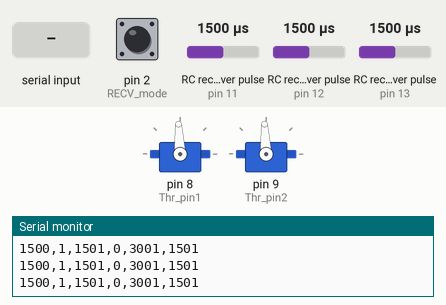
The sketch below on a simulated Arduino Uno, built with avr-gcc and run on an emulated ATmega328P. Shown: 2 × servo, the last lines printed to the serial monitor. Wiring (inferred from the names in the program): 3 × RC receiver channel: data pin 11 / data pin 12 / data pin 13. The test bench sets the inputs (shaded band); at power-on: RC receiver pulse (sensors on pin 11, pin 13, pin 12) 1500 µs, pin 2 (RECV_mode) LOW.

Above: at 2.2 s.
2.3 s: "90,45\n" received over Serial
At 2.52 s:
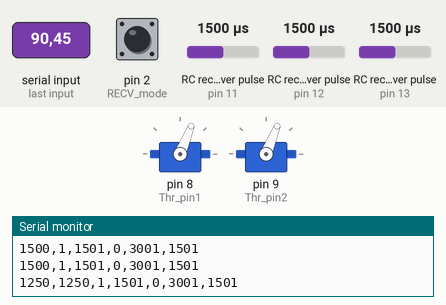
4.1 s: RC receiver pulse (sensor on pin 11) set to 1020 µs
At 5.5 s:
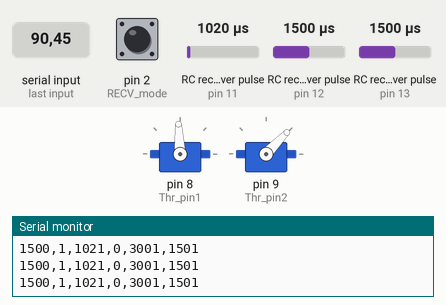
5.8 s: RC receiver pulse (sensor on pin 13) set to 1020 µs
At 6.9 s:
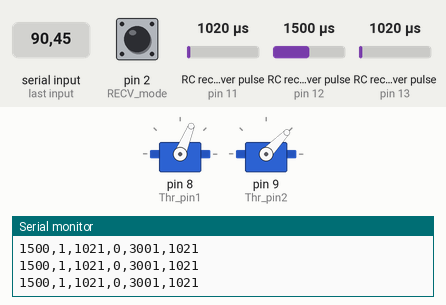
7.4 s: RC receiver pulse (sensor on pin 11) set to 1500 µs
At 8.1 s:
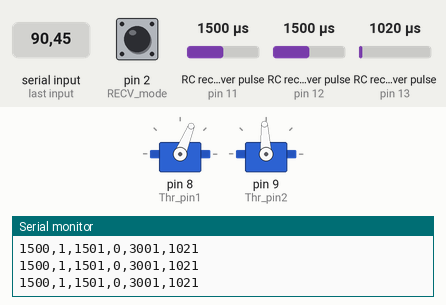
9.0 s: RC receiver pulse (sensor on pin 13) set to 1750 µs
At 10.3 s:
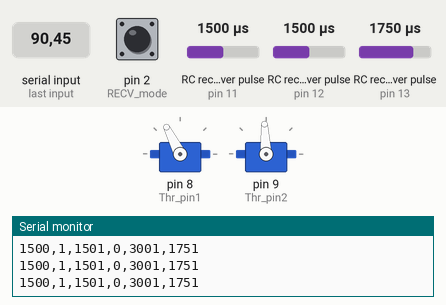
10.6 s: RC receiver pulse (sensor on pin 11) set to 1250 µs
At 11.8 s:
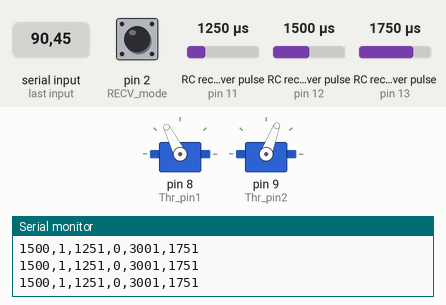
Timing chart, 0 to 13.2 s (numbered marks = the images above; inputs shaded):
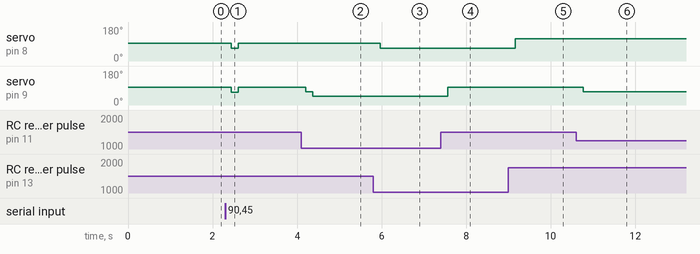

Measured:
- after the input at 2.3 s, servo on pin 8 (Thr_pin1), servo on pin 9 (Thr_pin2): 93° → 68° after 0.15 s, → 93° 0.16 s later
- after the input at 4.1 s, servo on pin 9 (Thr_pin2): 93° → 70° after 0.11 s, → 46° 0.16 s later
- after the input at 5.8 s, servo on pin 8 (Thr_pin1): 93° → 68° after 0.17 s
- after the input at 7.4 s, servo on pin 9 (Thr_pin2): 46° → 93° after 0.17 s
- after the input at 9.0 s, servo on pin 8 (Thr_pin1): 68° → 117° after 0.17 s
- after the input at 10.6 s, servo on pin 9 (Thr_pin2): 93° → 69° after 0.17 s

The sketch:

mark3_berthing.ino
```cpp
/// 2024.05.02
/// Author: SIWON, SEONHYUK, SEONHYUN
/// This code is the control code for MARK3 ships.
/// Vessel configuration: 2 thrusters, LED, physical emergency power supply, rc_2 receiver, os1

#include <Servo.h>
#include <Adafruit_NeoPixel.h>

#define RECV_mode 2  // channel 1. Auto & RC mode
#define Throttle2 12 // channel 2. rudder
#define Throttle0 13 // channel 3. thruster(PORT)
#define Throttle1 11 // channel 4. thruster(STBD)

byte Thr_pin1 = 8; //port
byte Thr_pin2 = 9; //stbd

String DataToESC;    //ESC에 전달할 PWM
String DataTOSend;   //아두이노가 보낼 신호
String RecieveData;  //아두이노가 받은 PWM
String DataFromRC;   // RC수신기에서 보낸 PWM

int Status = 1;  // ROS2 파싱 X

int thr_min = 1250;
int thr_max = 1750;
Servo thr1;
Servo thr2;

void setup() {
  pinMode(RECV_mode, INPUT);
  pinMode(Throttle2, INPUT);
  pinMode(Throttle1, INPUT);
  pinMode(Throttle0, INPUT);

  thr1.attach(Thr_pin1);
  thr2.attach(Thr_pin2);
  thr2.writeMicroseconds(1500);
  thr1.writeMicroseconds(1500);
  delay(1000);
  Serial.begin(57600);
}

void loop() {
  float sum1 = 0;
  float sum2 = 0;
  float sum3 = 3000;
  float sum4 = 0;

  int cnt = 0;
  int count = 2;  // 이동평균필터의 분모
  int avg1, avg2, avg3, avg4;
  while (cnt < count) {
    sum1 += pulseIn(Throttle1, HIGH, 50000);
    sum2 += pulseIn(RECV_mode, HIGH, 50000);
    sum3 += pulseIn(Throttle2, HIGH, 50000);
    sum4 += pulseIn(Throttle0, HIGH, 50000);

    cnt++;
  }
  avg1 = sum1 / count;
  avg2 = sum2 / count;
  avg3 = sum3 / count;
  avg4 = sum4 / count;
  int a;
  DataFromRC = String(avg1) + "," + String(avg2) + "," + String(avg3) + "," + String(avg4);
  if (avg2 > 1600) {  // 비상정지 모드


    a = 1;            // RC mode


  } else {

    a = 2;            // Auto mode
  }
  //시리얼 통신으로 데이터 수신
  if (Serial.available() > 0) {
    String RecieveData = Serial.readStringUntil('\n');  // 줄 바꿈 문자('\n')까지 읽음
    // 문자열을 파싱하여 숫자로 변환
    int value1, value2;
    sscanf(RecieveData.c_str(), "%d,%d", &value1, &value2);
    value1 = constrain(value1, thr_min, thr_max);
    value2 = constrain(value2, thr_min, thr_max);

    thr1.writeMicroseconds(value2) ;
    thr2.writeMicroseconds(value1);

    //DataToESC = String(value1) + "," + String(value2) + "," + String(value3);
    DataToESC = String(value1) + "," + String(value2);
    Status = 1;  //ROS2 파싱중
  }
  else {
    // 수신된 데이터가 없을 때 기본 PWM 값을 사용
    avg4 = constrain(avg4, thr_min, thr_max);

    thr1.writeMicroseconds(avg4);
    thr2.writeMicroseconds(avg1);

    DataToESC = String(1500) ;
    Status = 1;  //ROS2 파싱 X

  }

  //시리얼 통신으로 데이터 송신
  if (Serial.availableForWrite()) {
    DataTOSend = DataToESC + "," + String(Status) + "," + DataFromRC;
    Serial.println(DataTOSend);
  }
}
```
